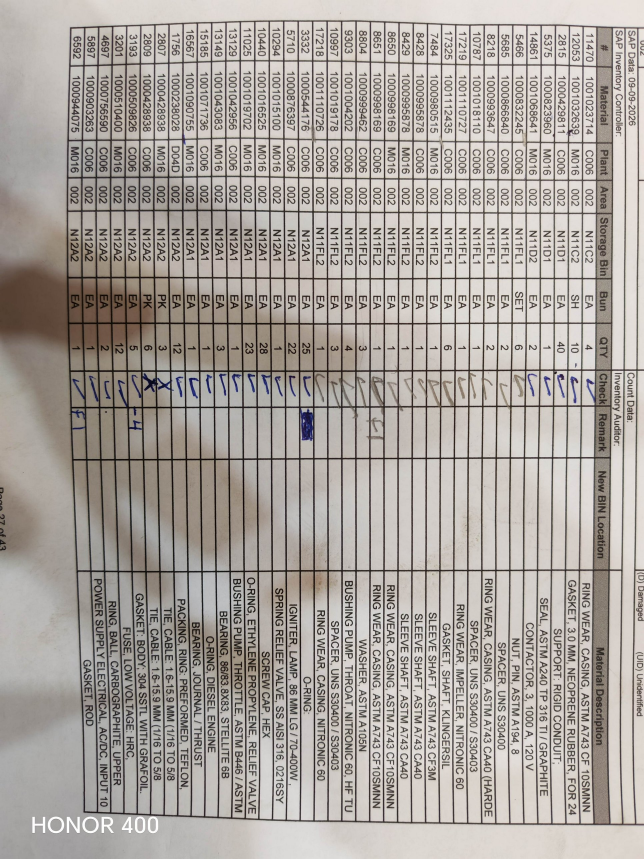
#> input picture .aistudio/artifacts/brain/37fb985f-f617-4ce7-8a5b-c864763dd6d6/.tempmediaStorage/media_1793307871161_6136c1c3.jpg, 1932 x 2576 px (shown at 1/3 size)
$ python asmo_python_ocr.py ../.aistudio/artifacts/brain/37fb985f-f617-4ce7-8a5b-c864763dd6d6/.tempmediaStorage/media_1793307871161_6136c1c3.jpg
#> lines starting #> are read from the running program, lines starting #| are printed output that depends on the picture
#!/usr/bin/env python3
"""
محرك بايثون الصارم لقراءة جداول جرد أسمو (ASMO Strict Full-Sheet OCR Engine)
بدون أي بيانات مخزنة مسبقاً أو تخمين:
- يقرأ الورقة كاملة دفعة واحدة بدون تقسيم.
- أي حقل (رقم قطعة، موقع، وصف، كمية) لم يتمكن من قراءته بوضوح يُترك فارغاً تماماً ("").
"""

from __future__ import annotations

import sys
import os
import re
import json
import base64

try:
    import numpy as np
    import cv2
    import pytesseract
    HAS_PYTHON_OCR_DEPS = True
    PYTHON_IMPORT_ERROR = ""
except Exception as _imp_err:
    np = None  # type: ignore
    cv2 = None  # type: ignore
    pytesseract = None  # type: ignore
    HAS_PYTHON_OCR_DEPS = False
    PYTHON_IMPORT_ERROR = str(_imp_err)

os.environ.setdefault("OMP_THREAD_LIMIT", "1")


def decode_image_from_input(input_data: str) -> np.ndarray:
    if os.path.exists(input_data):
        img = cv2.imread(input_data, cv2.IMREAD_GRAYSCALE)
#> img: shape (2576, 1932); min 0, max 255, mean 164
        if img is not None:
            return img
    b64_str = input_data.strip()
    if "," in b64_str:
        b64_str = b64_str.split(",", 1)[1]
    raw_bytes = base64.b64decode(b64_str)
    arr = np.frombuffer(raw_bytes, dtype=np.uint8)
    img = cv2.imdecode(arr, cv2.IMREAD_GRAYSCALE)
    if img is None:
        raise ValueError("تعذر فك تشفير الصورة في محرك بايثون")
    return img


def detect_and_orient_landscape_table(img_gray: np.ndarray) -> np.ndarray:
    h, w = img_gray.shape[:2]
#> h = 2576; w = 1932
    if h > w * 1.05:
        return cv2.rotate(img_gray, cv2.ROTATE_90_COUNTERCLOCKWISE)
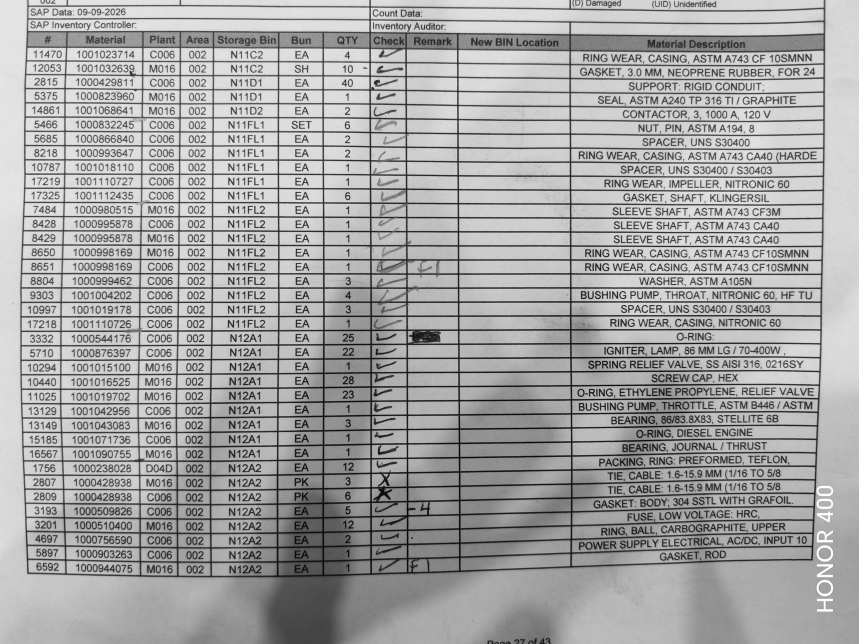
#> returned value: shape (1932, 2576) (shown at 1/3 size); min 0, max 255, mean 164
    return img_gray


def preprocess_clean_grid_opencv(img_gray: np.ndarray) -> np.ndarray:
    oriented = detect_and_orient_landscape_table(img_gray)
    up = cv2.resize(oriented, (0, 0), fx=1.6, fy=1.6, interpolation=cv2.INTER_CUBIC)
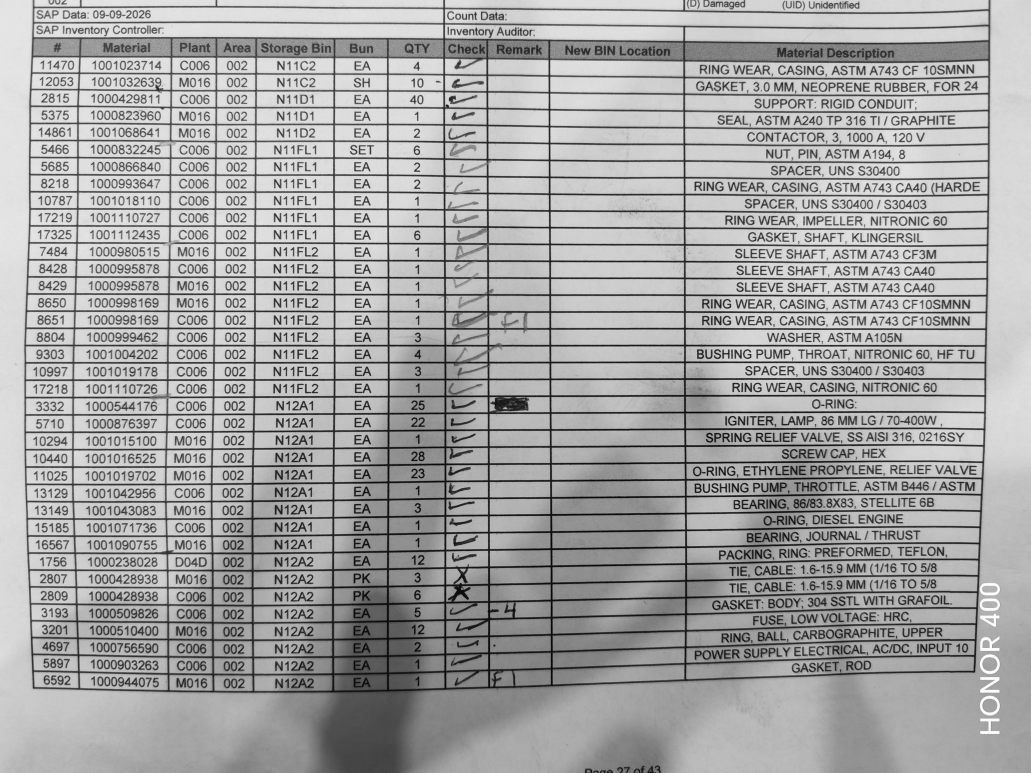
#> up: shape (3091, 4122) (shown at 1/4 size); min 0, max 255, mean 164
    bg = cv2.GaussianBlur(up, (45, 45), 0)
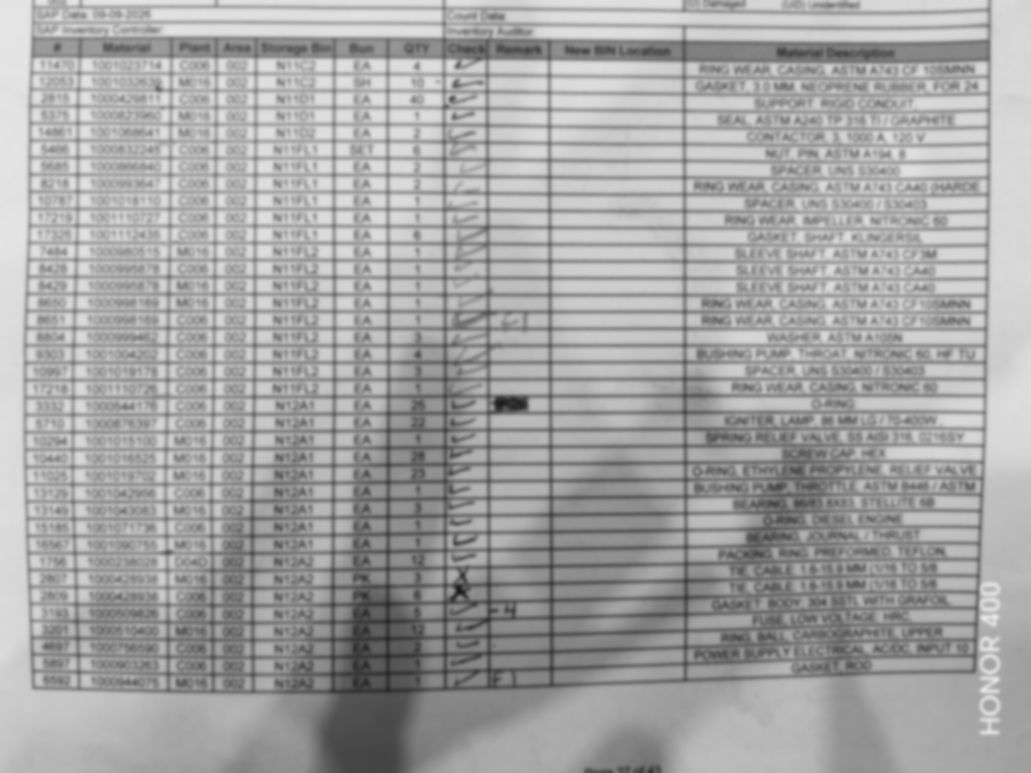
#> bg: shape (3091, 4122) (shown at 1/4 size); min 24, max 233, mean 164
    norm = cv2.divide(up, bg, scale=255)
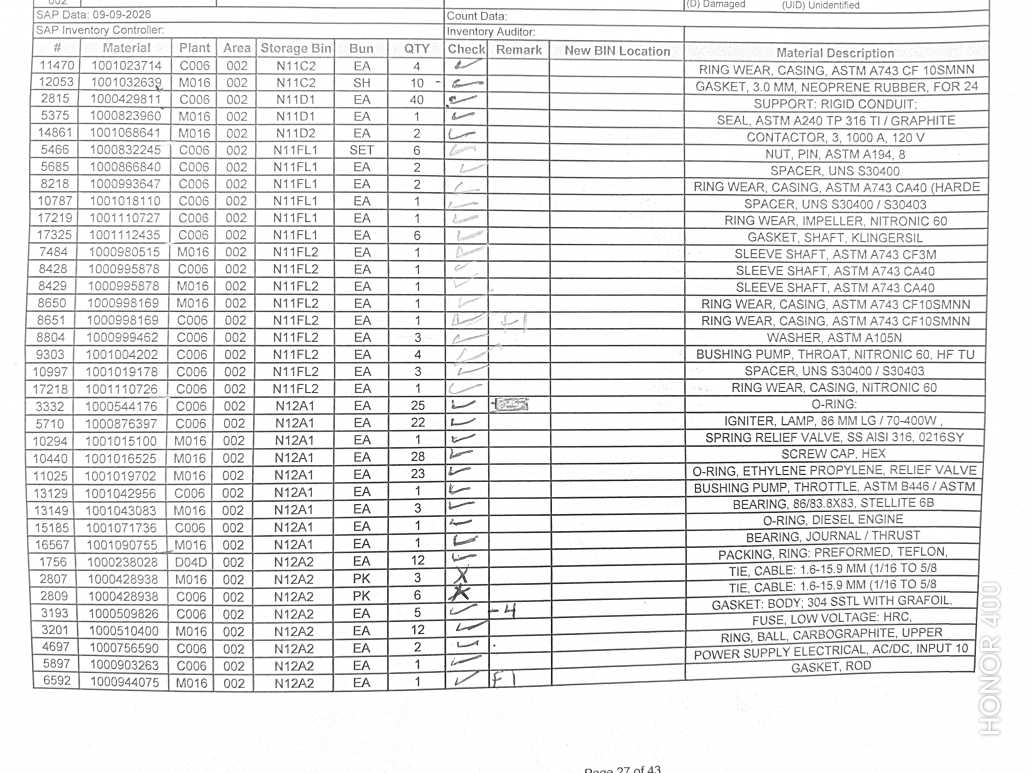
#> norm: shape (3091, 4122) (shown at 1/4 size); min 0, max 255, mean 230.8
    blur = cv2.GaussianBlur(norm, (0, 0), 1.2)
    sharp = cv2.addWeighted(norm, 1.6, blur, -0.6, 0)
    return sharp


# [11 lines left out: functions extract_material_number, extract_storage_bin, not called in this run]


UNIT_PATTERN = r"(?:EA|SET|PK|SH|CO|AY|KG|PAA|ZYD|KIT|PCS|ROL|BOX)"


# [32 lines left out: function parse_line_fields, not called in this run]


def process_sheet_with_python(input_source: str) -> dict:
    img_gray = decode_image_from_input(input_source)
    cleaned = preprocess_clean_grid_opencv(img_gray)

    full_text = pytesseract.image_to_string(
        cleaned, lang="eng", config="--oem 1 --psm 6 -c tessedit_do_invert=0"
    )

    items = []
    for raw_line in full_text.splitlines():
        line = raw_line.strip()
        if not line:
            continue
        mat = extract_material_number(line)
        loc = extract_storage_bin(line, mat)
        qty, is_missing, remark, desc = parse_line_fields(line, mat, loc)

        if not mat and not loc and not desc and qty is None:
            continue

        items.append(
            {
                "part_number": mat,
                "location_code": loc,
                "quantity": qty,
                "qty_total": qty if qty is not None else 0,
                "is_missing": is_missing,
                "mark_symbol": "X" if is_missing else ("F" if remark == "F" else ("N" if remark.startswith("-") else None)),
                "remark": remark,
                "description": desc,
                "description_en": desc,
            }
        )

    return {
        "success": len(items) > 0,
        "engine": "python-opencv-tesseract-strict",
        "items": items,
        "skipped_rows": [],
    }


if __name__ == "__main__":
    try:
        if len(sys.argv) > 1 and os.path.exists(sys.argv[1]):
            if not HAS_PYTHON_OCR_DEPS:
                print(json.dumps({"success": False, "fallbackToLocal": True, "items": [], "skipped_rows": [], "message": PYTHON_IMPORT_ERROR}, ensure_ascii=False))
            else:
                res = process_sheet_with_python(sys.argv[1])
                print(json.dumps(res, ensure_ascii=False))
        else:
            raw_stdin = sys.stdin.read()
            if not HAS_PYTHON_OCR_DEPS:
                print(json.dumps({"success": False, "fallbackToLocal": True, "items": [], "skipped_rows": [], "message": PYTHON_IMPORT_ERROR}, ensure_ascii=False))
            else:
                payload = json.loads(raw_stdin) if raw_stdin.strip() else {}
                res = process_sheet_with_python(payload.get("imageBase64", ""))
                print(json.dumps(res, ensure_ascii=False))
    except Exception as exc:
        print(json.dumps({"success": False, "fallbackToLocal": True, "items": [], "skipped_rows": [], "message": str(exc)}, ensure_ascii=False))

$ run again, on .aistudio/artifacts/brain/37fb985f-f617-4ce7-8a5b-c864763dd6d6/.tempmediaStorage/media_1793312169084_ae9ae842.jpg
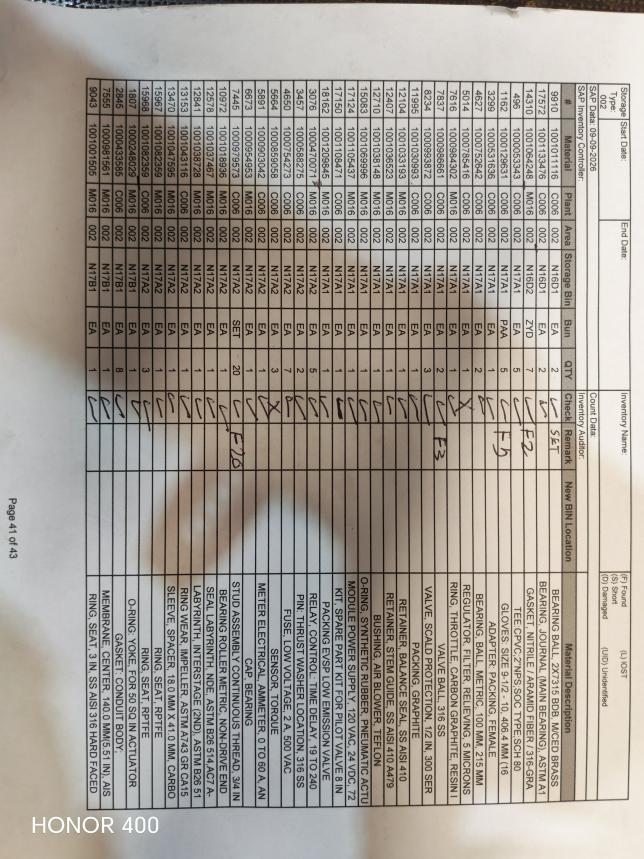
#> input picture .aistudio/artifacts/brain/37fb985f-f617-4ce7-8a5b-c864763dd6d6/.tempmediaStorage/media_1793312169084_ae9ae842.jpg, 1932 x 2576 px (shown at 1/3 size)
#> in preprocess_clean_grid_opencv, `bg = cv2.GaussianBlur(up, (45, 45), 0)`:
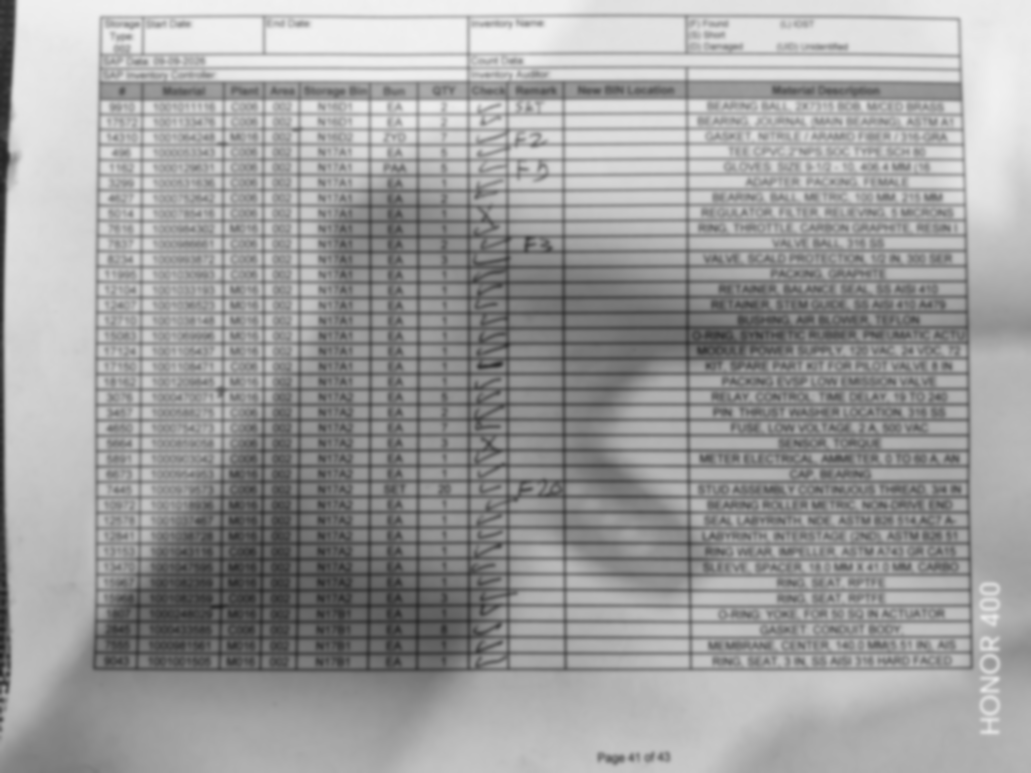
#> bg: shape (3091, 4122) (shown at 1/4 size); min 34, max 241, mean 158.6
#> in preprocess_clean_grid_opencv, `norm = cv2.divide(up, bg, scale=255)`:
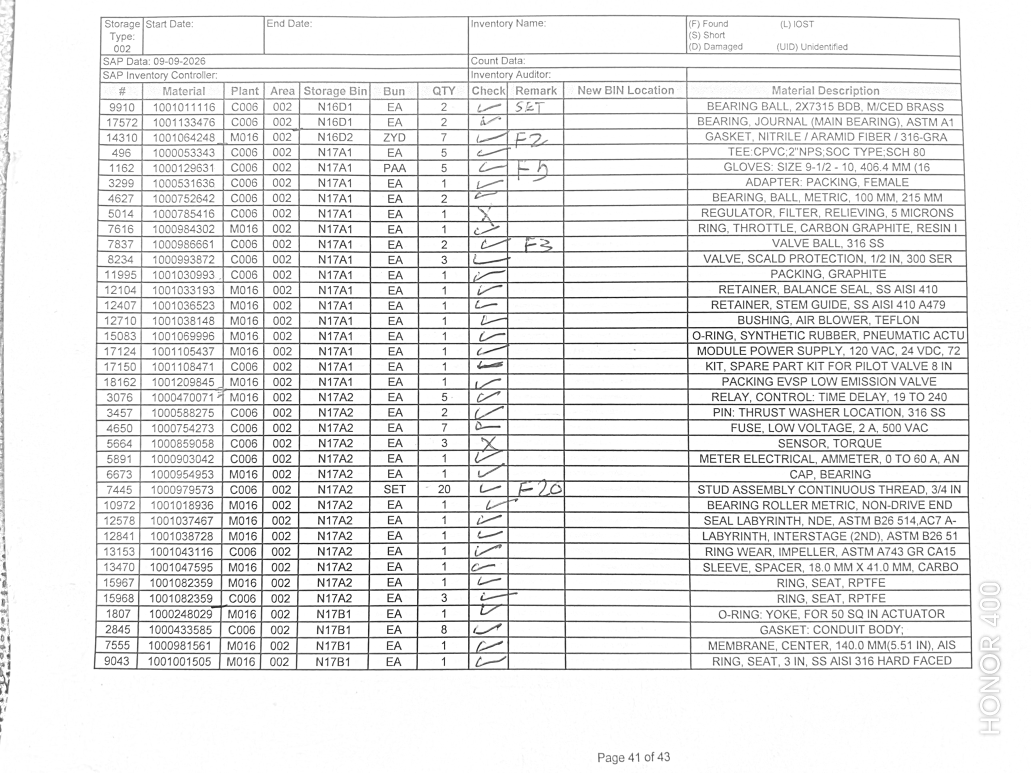
#> norm: shape (3091, 4122) (shown at 1/4 size); min 0, max 255, mean 232.9
